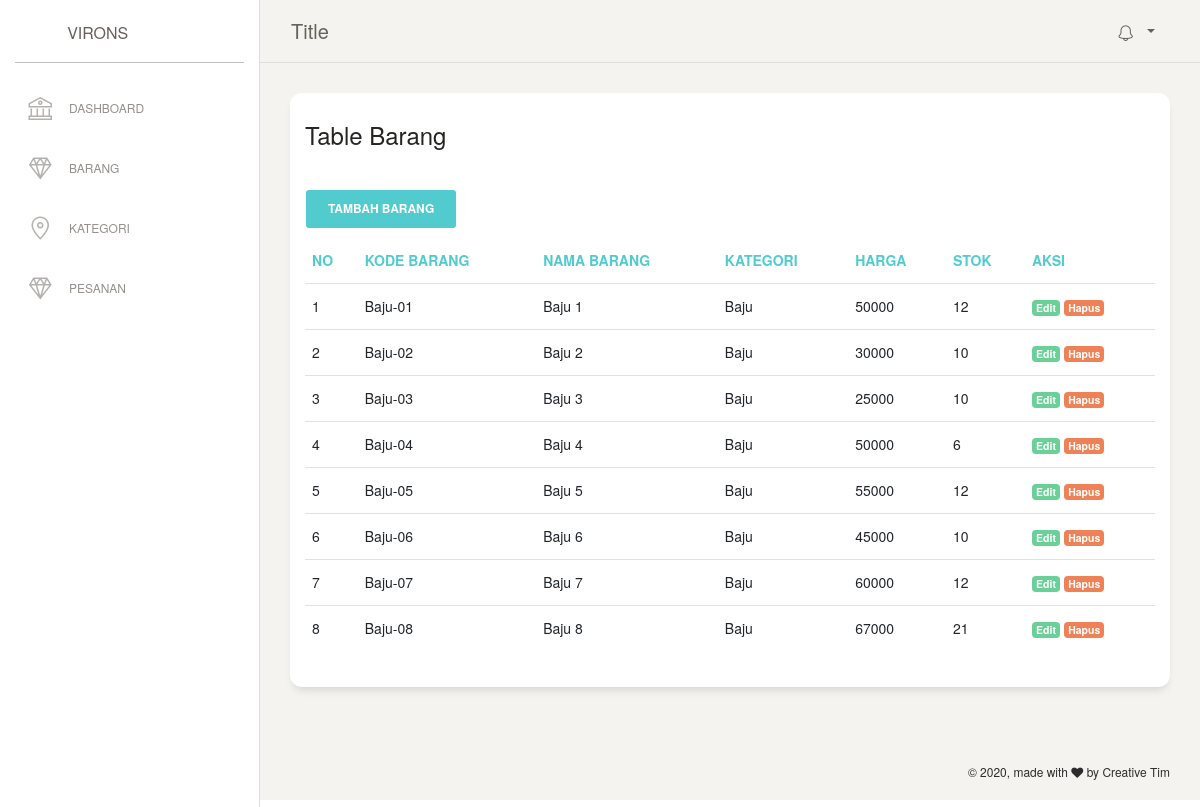
The page /admin/barang/index.php (signed in) on the database its author committed.
### tables this page shows
CREATE TABLE `barang` (
  `id_barang` int(11) NOT NULL,
  `id_kategori` int(12) NOT NULL,
  `kode_barang` varchar(128) NOT NULL,
  `nama_barang` varchar(256) NOT NULL,
  `harga` int(11) NOT NULL,
  `stok` int(11) NOT NULL,
  `gambar` varchar(128) NOT NULL,
  `aktif` tinyint(1) NOT NULL DEFAULT 1
);

CREATE TABLE `kategori` (
  `id_kategori` int(10) NOT NULL,
  `kategori` varchar(150) NOT NULL,
  `aktif` int(1) NOT NULL
);

### admin/templates/init_header.php (called while the page is built, shortened)
<?php ob_start();
	require 'header.php';
	require 'sidebar.php';
	require 'topbar.php';
 ?>

### admin/barang/index.php (the view, shortened to what this page needs)
<?php
   require '../../functions/db.php';
   require '../templates/init_header.php';
   $query = mysqli_query($koneksi, "SELECT barang.*, kategori.kategori, kategori.id_kategori FROM barang LEFT JOIN kategori ON barang.id_kategori = kategori.id_kategori");
 ?>
   <div class="content">
     <div class="row">
       <div class="col-md-12">
         <div class="card">
           <div class="card-header">
             <h4 class="card-title">Table Barang</h4>
           </div>
           <div class="card-body">
             <a href="tambah.php" class="btn btn-primary">Tambah Barang</a>
             <div class="table-responsive">
               <table class="table">
                 <thead class="text-primary">
                   <th>No</th>
                   <th>Kode Barang</th>
                   <th>Nama Barang</th>
                   <th>Kategori</th>
                   <th>Harga</th>
                   <th>Stok</th>
                   <th>Aksi</th>
                 </thead>
                 <tbody>
                   <?php $no=1; while($row = mysqli_fetch_assoc($query)) : ?>
                   <tr>
                     <td><?php echo $no; ?></td>
                     <td><?php echo $row['kode_barang']; ?></td>
                     <td><?php echo $row['nama_barang']; ?></td>
                     <td><?php echo $row['kategori']; ?></td>
                     <td><?php echo $row['harga']; ?></td>
                     <td><?php echo $row['stok']; ?></td>
                     <td>
                       <a href="edit.php?id_barang=<?php echo $row['id_barang']; ?>" class="badge badge-success">Edit</a>
                       <a onclick="return confirm('Apa anda yakin?')" href="hapus.php?id_barang=<?php echo $row['id_barang']; ?>" class="badge badge-danger">Hapus</a>
                     </td>
                   </tr>
                   <?php $no++; endwhile; ?>
                 </tbody>
               </table>
             </div>
           </div>
         </div>
       </div>
     </div>
   </div>
<?php require_once "../templates/footer.php"; ?>

### admin/templates/header.php (shortened to what this page needs)
<!DOCTYPE html>
<html lang="en">
<head>
  <link href="https://maxcdn.bootstrapcdn.com/font-awesome/latest/css/font-awesome.min.css" rel="stylesheet">
  <link href="<?php echo base_url; ?>assets/css/bootstrap.min.css" rel="stylesheet" />
  <link href="<?php echo base_url; ?>assets/css/paper-dashboard.css?v=2.0.1" rel="stylesheet" />
  <link href="<?php echo base_url; ?>assets/demo/demo.css" rel="stylesheet" />
</head>
<body class="">
  <div class="wrapper">

### admin/templates/sidebar.php
<div class="sidebar" data-color="white" data-active-color="danger">
      <div class="logo">
        <a href="https://www.creative-tim.com" class="simple-text logo-mini">
        </a>
        <a href="<?php echo base_url; ?>admin" class="simple-text logo-normal">
          virons
        </a>
      </div>
      <div class="sidebar-wrapper">
        <ul class="nav">
          <li>
            <a href="<?php echo base_url; ?>admin">
              <i class="nc-icon nc-bank"></i>
              <p>Dashboard</p>
            </a>
          </li>
          <li>
            <a href="<?php echo base_url; ?>admin/barang">
              <i class="nc-icon nc-diamond"></i>
              <p>Barang</p>
            </a>
          </li>
          <li>
            <a href="<?php echo base_url; ?>admin/kategori">
              <i class="nc-icon nc-pin-3"></i>
              <p>Kategori</p>
            </a>
          </li>
          <li>
            <a href="<?php echo base_url; ?>admin/pesanan">
              <i class="nc-icon nc-diamond"></i>
              <p>Pesanan</p>
            </a>
          </li>
        </ul>
      </div>
    </div>

### admin/templates/topbar.php (shortened to what this page needs)
<div class="main-panel" style="height: 100vh;">
      <nav class="navbar navbar-expand-lg navbar-absolute fixed-top navbar-transparent">
        <div class="container-fluid">
          <div class="navbar-wrapper">
            <a class="navbar-brand" href="javascript:;">Title</a>
          </div>
          <div class="collapse navbar-collapse justify-content-end" id="navigation">
            <ul class="navbar-nav">
              <li class="nav-item btn-rotate dropdown">
                <a class="nav-link dropdown-toggle" href="http://example.com" id="navbarDropdownMenuLink" data-toggle="dropdown" aria-haspopup="true" aria-expanded="false">
                  <i class="nc-icon nc-bell-55"></i>
                </a>
              </li>
            </ul>
          </div>
        </div>
      </nav>

### admin/templates/footer.php (shortened to what this page needs)
      <footer class="footer footer-black  footer-white ">
        <div class="container-fluid">
          <div class="row">
            <div class="credits ml-auto">
              <span class="copyright">
                © , made with <i class="fa fa-heart heart"></i> by Creative Tim
              </span>
            </div>
          </div>
        </div>
      </footer>
    </div>
  </div>
</body>
</html>

### rows shown on the page
barang: kode_barang "Baju-01", nama_barang "Baju 1", id_kategori.kategori "Baju", harga "50000", stok "12"
barang: kode_barang "Baju-02", nama_barang "Baju 2", id_kategori.kategori "Baju", harga "30000", stok "10"
barang: kode_barang "Baju-03", nama_barang "Baju 3", id_kategori.kategori "Baju", harga "25000", stok "10"
barang: kode_barang "Baju-04", nama_barang "Baju 4", id_kategori.kategori "Baju", harga "50000", stok "6"
barang: kode_barang "Baju-05", nama_barang "Baju 5", id_kategori.kategori "Baju", harga "55000", stok "12"
barang: kode_barang "Baju-06", nama_barang "Baju 6", id_kategori.kategori "Baju", harga "45000", stok "10"
barang: kode_barang "Baju-07", nama_barang "Baju 7", id_kategori.kategori "Baju", harga "60000", stok "12"
barang: kode_barang "Baju-08", nama_barang "Baju 8", id_kategori.kategori "Baju", harga "67000", stok "21"
